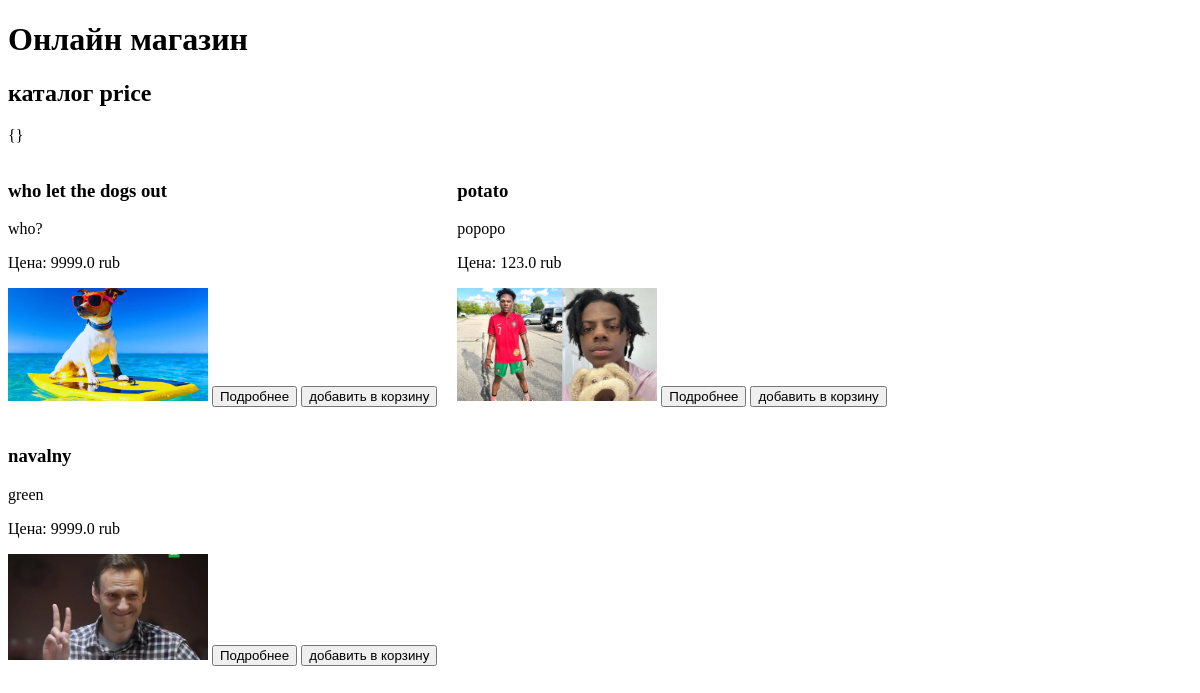
The page / on the database its author committed.
### tables this page shows
CREATE TABLE products (
            id INTEGER PRIMARY KEY AUTOINCREMENT,
            name TEXT NOT NULL,
            price REAL NOT NULL,
            description TEXT DEFAULT "",
            image TEXT DEFAULT ""         
        );

### app.py (the view)
@app.route('/')
def index():
    products = database.get_products()
    cart = session.get("cart", {})
    return render_template("index.html", products=products, cart=cart)

### database.py (called while the page is built)
def get_products():
    conn = sqlite3.connect("shop.db")
    cursor = conn.cursor()
    cursor.execute('SELECT * FROM products')
    products = cursor.fetchall()
    conn.close()
    return products

### templates/index.html (shortened to what this page needs)
<!DOCTYPE html>
<html lang="en">
<head>
    <link rel="stylesheet" href="{{ url_for('static', filename='css/style.css') }}">
</head>
<body>
    <h1>Онлайн магазин</h1>
    <h2>каталог price</h2>
    <p>{{ cart }}</p>
    <div class="products">
        {% for product in products %}
            <div class=""product>
                <h3>{{ product[1] }}</h3>
                <p>{{ product[3] }}</p>
                <p>Цена: {{ product[2] }} rub</p>
                {% if  product[4] %}
                    <img src="{{ product[4] }}" width="200">
                {% endif %}
                <a href="{{ url_for('product', product_id=product[0]) }}"><button>Подробнее</button></a>
                <a href="{{ url_for('add_to_cart', product_id=product[0]) }}"><button>добавить в корзину</button></a>
            </div>
        {% endfor %}
    </div>
</body>
</html>

### static/css/style.css (style rules this page uses)
.products { display: flex; flex-wrap: wrap; gap: 20px; }

### rows shown on the page
products: name "who let the dogs out", description "who?", price "9999.0", shows a picture
products: name "potato", description "popopo", price "123.0", shows a picture
products: name "navalny", description "green", price "9999.0", shows a picture

### other values the page prints
{{ cart }} "{}"
